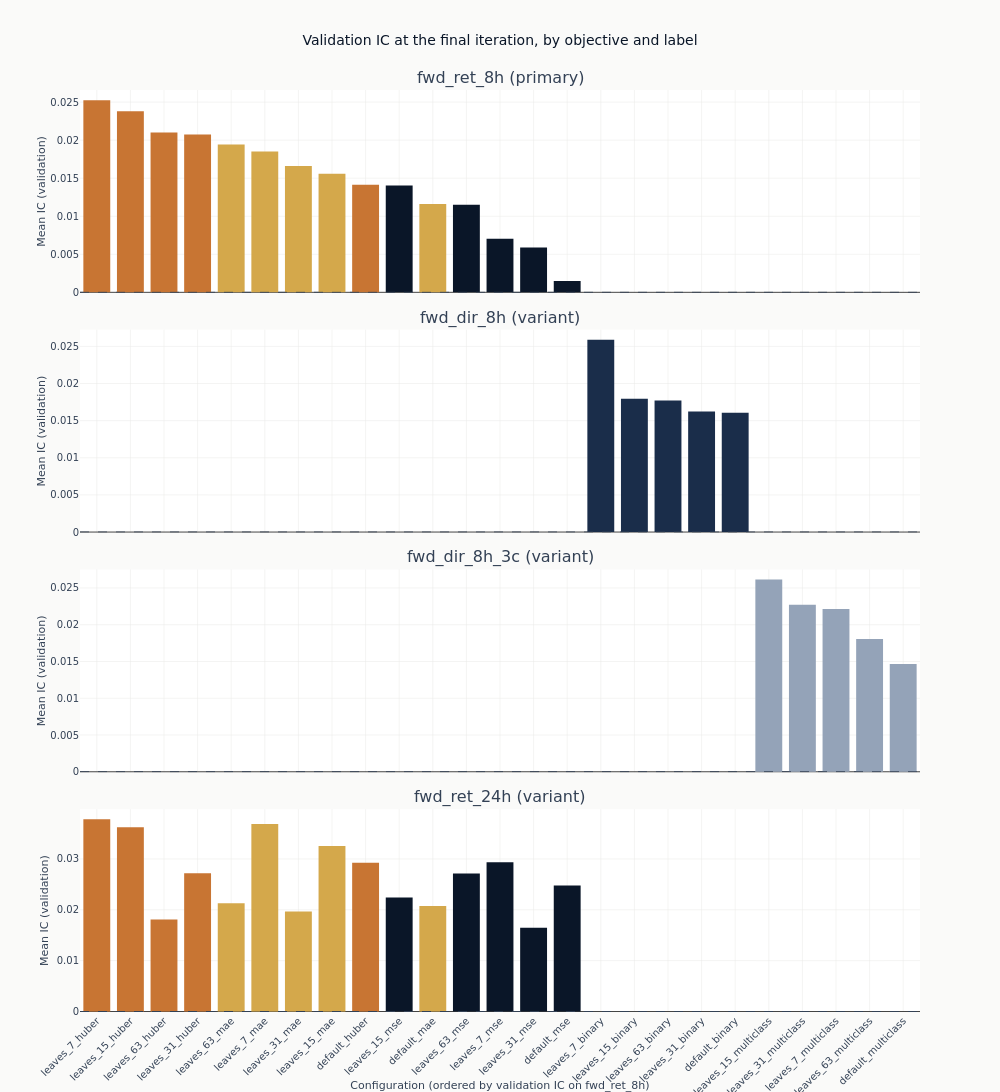

This figure's notebook cell:
### Markdown cell above
### Whether the loss function is what separates them

The curves are coloured by objective because that is the axis with a mechanism behind it. If
heavy tails are steering the squared-error fits, the three colours should separate, and they
should separate more as trees are added, since each additional tree is fitted to the residuals
the previous ones left.

The chart below drops the checkpoint dimension by taking each configuration's final state, so
every configuration is compared at the same amount of training. That is the comparison that does
not require choosing anything after the fact.

### Code cell
final = (
    catalog.filter(pl.col("checkpoint_value") == pl.col("checkpoint_value").max().over("label"))
    .filter("full_coverage")
    .with_columns(objective=pl.col("config_name").map_elements(objective_of, return_dtype=pl.Utf8))
    .sort(["label", "ic_mean"], descending=[False, True])
)
final_iteration = int(final.get_column("checkpoint_value").max())
config_order = (
    final.filter(pl.col("label") == order_label)
    .sort("ic_mean", descending=True)
    .get_column("config_name")
    .to_list()
)

fig_obj = make_subplots(
    rows=len(panel_labels),
    cols=1,
    shared_xaxes=True,
    vertical_spacing=0.04,
    subplot_titles=[
        f"{label} ({'primary' if label == primary else 'variant'})" for label in panel_labels
    ],
)
for row, label in enumerate(panel_labels, start=1):
    panel = final.filter(pl.col("label") == label)
    fig_obj.add_trace(
        go.Bar(
            x=panel.get_column("config_name").to_list(),
            y=panel.get_column("ic_mean").to_list(),
            marker_color=[objectives[value] for value in panel.get_column("objective")],
        ),
        row=row,
        col=1,
    )
    fig_obj.add_hline(
        y=0, line_width=1, line_dash="dash", line_color=COLORS["neutral"], row=row, col=1
    )
    fig_obj.update_yaxes(title_text="Mean IC (validation)", row=row, col=1)
fig_obj.update_xaxes(
    categoryorder="array",
    categoryarray=config_order,
    tickangle=-45,
    title_text=f"Configuration (ordered by validation IC on {order_label})",
    row=len(panel_labels),
    col=1,
)
fig_obj.update_layout(
    title="Validation IC at the final iteration, by objective and label",
    height=300 * len(panel_labels),
    width=1000,
    showlegend=False,
    margin=dict(t=90),
)
show_plotly_with_alt(
    fig_obj,
    "Stacked bar charts of mean validation information coefficient at the final boosting "
    "iteration, one panel per label, coloured by objective. Every bar in every panel is above the "
    f"dashed zero line. The configurations are in the same order in each panel, that order being "
    f"their ranking on {order_label}; the return labels and the direction labels declare disjoint "
    "menus, so each panel fills its own part of the axis and leaves the rest empty. In the two "
    "return panels the colours group rather than interleave, with copper Huber bars at the left "
    "of the ranking, amber absolute-error bars in the middle and blue squared-error bars at the "
    "right. The two direction panels declare one objective each, so they are single-coloured and "
    "their bar order is the capacity ordering.",
)

### Figure 1 — Plotly figure (JSON) as saved in the notebook; plotly's stock layout.template omitted (floating-point values rounded to 4 significant figures)
{"data": [{"marker": {"color": ["#C87533", "#C87533", "#C87533", "#C87533", "#D4A84B", "#D4A84B", "#D4A84B", "#D4A84B", "#C87533", "#0a1628", "#D4A84B", "#0a1628", "#0a1628", "#0a1628", "#0a1628"]}, "type": "bar", "x": ["leaves_7_huber", "leaves_15_huber", "leaves_63_huber", "leaves_31_huber", "leaves_63_mae", "leaves_7_mae", "leaves_31_mae", "leaves_15_mae", "default_huber", "leaves_15_mse", "default_mae", "leaves_63_mse", "leaves_7_mse", "leaves_31_mse", "default_mse"], "xaxis": "x", "y": [0.02526, 0.02379, 0.02099, 0.02075, 0.01943, 0.0185, 0.01662, 0.01559, 0.01413, 0.01403, 0.0116, 0.01152, 0.007037, 0.0059, 0.001485], "yaxis": "y"}, {"marker": {"color": ["#1a2d4a", "#1a2d4a", "#1a2d4a", "#1a2d4a", "#1a2d4a"]}, "type": "bar", "x": ["leaves_7_binary", "leaves_15_binary", "leaves_63_binary", "leaves_31_binary", "default_binary"], "xaxis": "x2", "y": [0.02588, 0.01796, 0.01772, 0.01623, 0.01608], "yaxis": "y2"}, {"marker": {"color": ["#94a3b8", "#94a3b8", "#94a3b8", "#94a3b8", "#94a3b8"]}, "type": "bar", "x": ["leaves_15_multiclass", "leaves_31_multiclass", "leaves_7_multiclass", "leaves_63_multiclass", "default_multiclass"], "xaxis": "x3", "y": [0.02614, 0.0227, 0.02214, 0.01805, 0.01466], "yaxis": "y3"}, {"marker": {"color": ["#C87533", "#D4A84B", "#C87533", "#D4A84B", "#0a1628", "#C87533", "#C87533", "#0a1628", "#0a1628", "#0a1628", "#D4A84B", "#D4A84B", "#D4A84B", "#C87533", "#0a1628"]}, "type": "bar", "x": ["leaves_7_huber", "leaves_7_mae", "leaves_15_huber", "leaves_15_mae", "leaves_7_mse", "default_huber", "leaves_31_huber", "leaves_63_mse", "default_mse", "leaves_15_mse", "leaves_63_mae", "default_mae", "leaves_31_mae", "leaves_63_huber", "leaves_31_mse"], "xaxis": "x4", "y": [0.03779, 0.03686, 0.03624, 0.03255, 0.02932, 0.02925, 0.0272, 0.02711, 0.02475, 0.02241, 0.02128, 0.02072, 0.01968, 0.0181, 0.01648], "yaxis": "y4"}], "layout": {"annotations": [{"font": {"size": 16}, "showarrow": false, "text": "fwd_ret_8h (primary)", "x": 0.5, "xanchor": "center", "xref": "paper", "y": 1.0, "yanchor": "bottom", "yref": "paper"}, {"font": {"size": 16}, "showarrow": false, "text": "fwd_dir_8h (variant)", "x": 0.5, "xanchor": "center", "xref": "paper", "y": 0.74, "yanchor": "bottom", "yref": "paper"}, {"font": {"size": 16}, "showarrow": false, "text": "fwd_dir_8h_3c (variant)", "x": 0.5, "xanchor": "center", "xref": "paper", "y": 0.48, "yanchor": "bottom", "yref": "paper"}, {"font": {"size": 16}, "showarrow": false, "text": "fwd_ret_24h (variant)", "x": 0.5, "xanchor": "center", "xref": "paper", "y": 0.22, "yanchor": "bottom", "yref": "paper"}], "height": 1200, "margin": {"t": 90}, "shapes": [{"line": {"color": "#334155", "dash": "dash", "width": 1}, "type": "line", "x0": 0, "x1": 1, "xref": "x domain", "y0": 0, "y1": 0, "yref": "y"}, {"line": {"color": "#334155", "dash": "dash", "width": 1}, "type": "line", "x0": 0, "x1": 1, "xref": "x2 domain", "y0": 0, "y1": 0, "yref": "y2"}, {"line": {"color": "#334155", "dash": "dash", "width": 1}, "type": "line", "x0": 0, "x1": 1, "xref": "x3 domain", "y0": 0, "y1": 0, "yref": "y3"}, {"line": {"color": "#334155", "dash": "dash", "width": 1}, "type": "line", "x0": 0, "x1": 1, "xref": "x4 domain", "y0": 0, "y1": 0, "yref": "y4"}], "showlegend": false, "title": {"text": "Validation IC at the final iteration, by objective and label"}, "width": 1000, "xaxis": {"anchor": "y", "domain": [0.0, 1.0], "matches": "x4", "showticklabels": false}, "xaxis2": {"anchor": "y2", "domain": [0.0, 1.0], "matches": "x4", "showticklabels": false}, "xaxis3": {"anchor": "y3", "domain": [0.0, 1.0], "matches": "x4", "showticklabels": false}, "xaxis4": {"anchor": "y4", "categoryarray": ["leaves_7_huber", "leaves_15_huber", "leaves_63_huber", "leaves_31_huber", "leaves_63_mae", "leaves_7_mae", "leaves_31_mae", "leaves_15_mae", "default_huber", "leaves_15_mse", "default_mae", "leaves_63_mse", "leaves_7_mse", "leaves_31_mse", "default_mse"], "categoryorder": "array", "domain": [0.0, 1.0], "tickangle": -45, "title": {"text": "Configuration (ordered by validation IC on fwd_ret_8h)"}}, "yaxis": {"anchor": "x", "domain": [0.78, 1.0], "title": {"text": "Mean IC (validation)"}}, "yaxis2": {"anchor": "x2", "domain": [0.52, 0.74], "title": {"text": "Mean IC (validation)"}}, "yaxis3": {"anchor": "x3", "domain": [0.26, 0.48], "title": {"text": "Mean IC (validation)"}}, "yaxis4": {"anchor": "x4", "domain": [0.0, 0.22], "title": {"text": "Mean IC (validation)"}}}}
